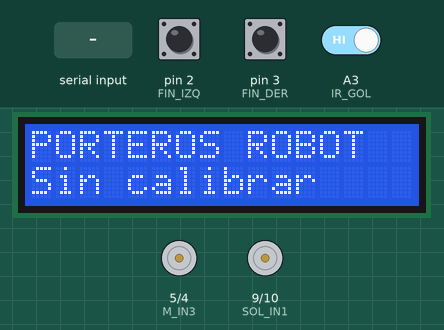
This sketch was run on a simulated Arduino Uno, built with avr-gcc and run on an emulated ATmega328P. On the bench: 16×2 character LCD, motor-driver pin pairs drawn as motors (green arrow = first pin HIGH = forward, orange = second pin HIGH = backward, longer = more drive). The inputs (shaded band) are chosen by the test bench; at power-on: pin 2 (FIN_IZQ) HIGH, pin 3 (FIN_DER) HIGH, A3 (IR_GOL) HIGH. What the sketch prints to the serial monitor is not drawn.

Above: at 19.8 s.
19.9 s: "V10,9\n" received over Serial
At 20.9 s:
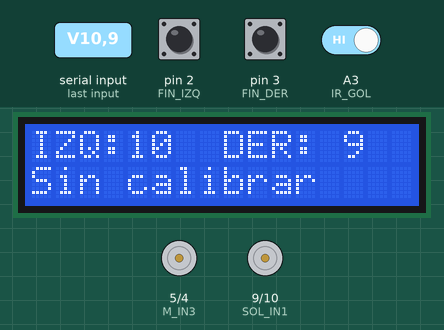
21.4 s: "X90\n" received over Serial
At 22.1 s:
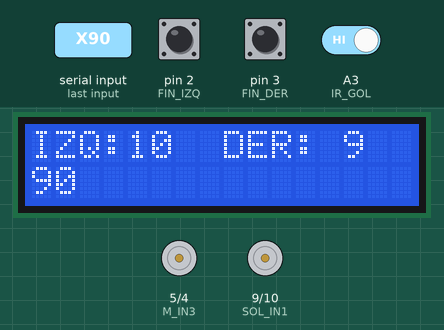
22.9 s: "k\n" received over Serial
At 23.02 s:
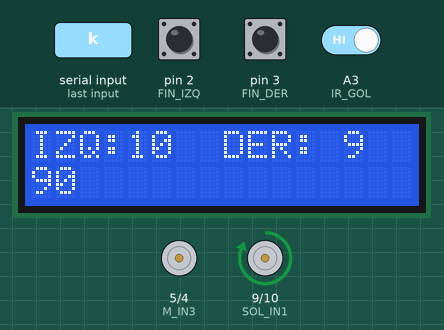
24.6 s: "j\n" received over Serial
At 25.87 s:
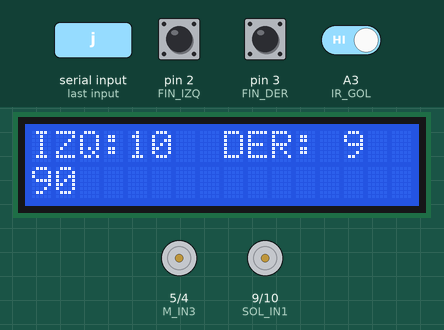
26.1 s: "d\n" received over Serial
At 26.3 s:
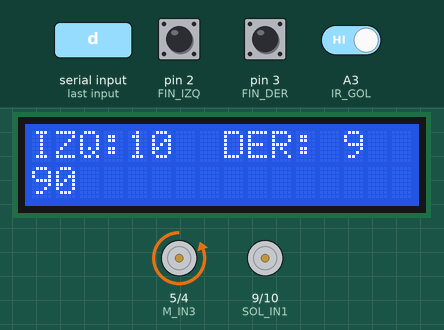
28.0 s: "a\n" received over Serial
At 28.2 s:
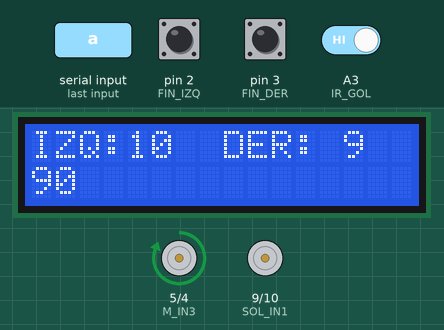
Timing chart, 0 to 30.9 s (numbered marks = the images above; inputs shaded):
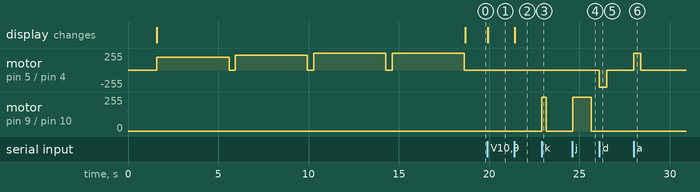

Measured:
- after the input at 19.9 s, the display: changes at once (image 1)
- after the input at 21.4 s, the display: changes at once (image 2)
- after the input at 22.9 s, motor on pin 9 (SOL_IN1) / pin 10 (SOL_IN2): stopped → forward 255/255 at once, → stopped 0.25 s later
- after the input at 24.6 s, motor on pin 9 (SOL_IN1) / pin 10 (SOL_IN2): stopped → forward 255/255 at once, → stopped 1.0 s later
- after the input at 26.1 s, motor on pin 5 (M_IN3) / pin 4 (M_IN4): stopped → backward 255/255 at once, → stopped 0.40 s later
- after the input at 28.0 s, motor on pin 5 (M_IN3) / pin 4 (M_IN4): stopped → forward 255/255 at once, → stopped 0.40 s later

The sketch:

PORTERO_SERIAL_v1_loop.ino
```cpp
/*
  PORTERO CON OBJETIVO POR SERIAL — Porteros Robot
  La laptop (vision_cancha.py) ve la bola, predice donde cruza la porteria y manda:
    T<mm>\n   objetivo del carro en mm desde el tope izquierdo (0..RECORRIDO_MM)
    K\n       golpe del solenoide
  Sin objetivos nuevos por WATCHDOG_AUTO_MS, el carro se frena.

  Conexiones:
    Motor:      L298N IN3 -> 5, IN4 -> 4        (jumper ENB puesto)
    Solenoide (segun MODO_SOLENOIDE):
      SOL_L298N:      L298N IN1 -> 9, IN2 -> 10 (jumper ENA), solenoide en OUT1/OUT2.
                      Golpe DEBIL: el L298N pierde 2-4 V y da max ~2 A.
      SOL_RELE_ALTO / SOL_RELE_BAJO: modulo de rele 12 V de 1 canal:
                      VCC -> +12V, GND -> GND (comun con el Arduino), IN -> 9;
                      COM -> +12V, NO -> solenoide, solenoide -> GND (12 V directos = golpe fuerte).
                      ALTO o BAJO: con que nivel en IN se activa (probar tocando IN con GND o con 5V).
    Final izq:  NO -> 2, C -> 12                Final der: NO -> 3, C -> 11
    IR de gol:  OUT -> A3

  Teclas manuales (control WASD o Monitor Serie a 115200):
    a / d  mover   x  soltar   espacio  freno   w / s  velocidad
    k / K  golpe   c  calibrar   p  estado   v  estado en vivo (on/off)

  Pantalla LCD 1602 con modulo I2C (opcional, solo en uno de los porteros): SDA -> A4, SCL -> A5, VCC -> 5V.
  Si esta conectada se detecta sola (direccion 0x27 o 0x3F). La laptop le manda:
    V<izq>,<der>\n   goles de cada jugador (linea 1)     X<texto>\n   mensaje (linea 2, max 16 letras)
  P<ms>\n   duracion del golpe en ms (20 a 600), para ajustarla sin volver a cargar el programa
*/
#include <Wire.h>
#include <LiquidCrystal_I2C.h>

// ===== AJUSTA ESTOS VALORES =====
const bool INVERTIR_MOTOR     = true;  // sentido inicial del motor; si esta al reves, la calibracion lo corrige sola
const bool CALIBRAR_AL_INICIO = true;  // al encender (o al abrir el puerto) calibra solo
const int  RECORRIDO_MM       = 210;   // distancia entre los dos finales (medida con la camara)
const int  PWM_CAL            = 190;   // PWM inicial de calibracion = velocidad en automatico
const int  VEL_MIN_MM_S       = 400;   // si el carro va mas lento, la calibracion sube el PWM (hasta 255)
                                       // (a 255 iba a ~1 m/s y se trababa contra los finales de carrera)
const int  OBJ_MIN_MM         = 25;    // objetivos permitidos en automatico: sin tocar los topes
const int  OBJ_MAX_MM         = 205;   // (medido: el tope izquierdo real queda en ~22 de la estimacion)
const int  PWM_MIN            = 90;    // minimo para 'w'/'s' en modo manual
const int  ZONA_MUERTA_MM     = 8;     // error aceptable: aqui se frena
const int  INERCIA_MM         = 0;     // lo que sigue avanzando el carro despues de frenar a toda velocidad
                                       // (se frena antes por esta distancia; medir con la camara)

// ===== Pines =====
const int M_IN3 = 5, M_IN4 = 4;
const int SOL_IN1 = 9, SOL_IN2 = 10;   // antes 8 y 7: el pin 8 no mandaba senal
const int FIN_IZQ = 2, FIN_DER = 3, GND_IZQ = 12, GND_DER = 11;
const int IR_GOL = A3;

const unsigned long WATCHDOG_MS = 400, WATCHDOG_AUTO_MS = 500, ESPERA_GOLPE_MS = 500;
unsigned long pulsoMs = 250;   // duracion del golpe: con el bloque de madera el embolo necesita ~250 ms
                               // para salir completo (con 80-120 ms solo hacia un movimiento pequeno)
unsigned long finGolpe = 0;    // el golpe no detiene el programa: se apaga solo en loop()
bool golpeActivo = false;

const int SOL_L298N = 0, SOL_RELE_ALTO = 1, SOL_RELE_BAJO = 2;
const int MODO_SOLENOIDE = SOL_L298N;  // cambiar al conectar el modulo de rele

int dir = 0;                 // -1 hacia izquierda, 0 parado, 1 hacia derecha
bool invertido = INVERTIR_MOTOR;  // sentido real del motor (lo ajusta calibrar())
int velocidad = 160;         // PWM actual
unsigned long ultimo = 0, ultimoGolpe = 0, tPrev = 0, tMostrar = 0, tVivo = 0, ultimoGol = 0, ultimoT = 0;
bool modoAuto = false, calibrado = false, mostrar = false, golAntes = false;
float posMM = 0, velMMms = 0;  // velMMms = velocidad medida a pwmCal
int pwmCal = PWM_CAL;          // PWM de trabajo de este portero (lo ajusta calibrar())
int objetivo = RECORRIDO_MM / 2;
int goles = 0;

// Lector de "T<mm>\n" sin bloquear
bool leyendoT = false;
int numT = 0;

// Pantalla LCD (nullptr si no hay) y lector de las lineas "V..." y "X..."
LiquidCrystal_I2C* lcd = nullptr;
char tipoLinea = 0;          // 'V' o 'X' mientras se lee una linea; 0 si no
char linea[17];
int nLinea = 0;

void lcdIniciar() {
  Wire.begin();
  Wire.setWireTimeout(3000, true);   // nunca quedarse trabado si la pantalla falla
  const byte dirs[] = {0x27, 0x3F};
  for (byte a : dirs) {
    Wire.beginTransmission(a);
    if (Wire.endTransmission() == 0) {
      lcd = new LiquidCrystal_I2C(a, 16, 2);
      lcd->init(); lcd->backlight();
      Serial.print(F("LCD en 0x")); Serial.println(a, HEX);
      return;
    }
  }
  Serial.println(F("Sin pantalla LCD"));
}

void lcdLinea(byte fila, const char* t) {
  if (!lcd) return;
  char b[17];
  snprintf(b, sizeof(b), "%-16s", t);   // rellena con espacios para borrar lo anterior
  lcd->setCursor(0, fila); lcd->print(b);
}

void procesarLinea() {
  linea[nLinea] = 0;
  if (tipoLinea == 'V') {                // "V10,9": vidas izquierda, derecha
    char* coma = strchr(linea, ',');
    int vi = atoi(linea), vd = coma ? atoi(coma + 1) : 0;
    char b[17]; snprintf(b, sizeof(b), "IZQ:%2d  DER:%2d", vi, vd);
    lcdLinea(0, b);
  } else if (tipoLinea == 'X') {
    lcdLinea(1, linea);
  } else if (tipoLinea == 'P') {
    pulsoMs = constrain(atoi(linea), 20, 600);
    Serial.print(F("Pulso del golpe: ")); Serial.print(pulsoMs); Serial.println(F(" ms"));
  }
  tipoLinea = 0;
}

bool topeConfirmado(int pin);
bool izq() { return topeConfirmado(FIN_IZQ); }
bool der() { return topeConfirmado(FIN_DER); }
bool golDetectado() { return digitalRead(IR_GOL) == LOW; }

void salidaMotor(int d) {
  if (invertido) d = -d;
  if (d > 0)      { digitalWrite(M_IN4, LOW);  analogWrite(M_IN3, velocidad); }
  else if (d < 0) { digitalWrite(M_IN4, HIGH); analogWrite(M_IN3, 255 - velocidad); }
  else            { digitalWrite(M_IN4, LOW);  analogWrite(M_IN3, 0); }
}
void motor(int d) {
  if (d < 0 && izq()) d = 0;           // nunca empujar contra un tope
  if (d > 0 && der()) d = 0;
  dir = d; salidaMotor(d);
}
void frenar() {
  actualizarPos();                     // cuenta lo recorrido antes de parar
  dir = 0;
  digitalWrite(M_IN4, HIGH); analogWrite(M_IN3, 255);
  delay(40);
  salidaMotor(0);
  tPrev = millis();
}
// Lectura confirmada de un tope: debe leerse presionado 3 veces seguidas (filtra el ruido del motor)
bool topeConfirmado(int pin) {
  for (int i = 0; i < 3; i++) { if (digitalRead(pin) != LOW) return false; delayMicroseconds(300); }
  return true;
}
void revisarTopes() {
  if (dir < 0 && izq()) { frenar(); posMM = 0;            if (!modoAuto) Serial.println(F("TOPE IZQUIERDO")); }
  if (dir > 0 && der()) { frenar(); posMM = RECORRIDO_MM; if (!modoAuto) Serial.println(F("TOPE DERECHO")); }
}

// Enciende o apaga el solenoide segun como este conectado
void solenoide(bool on) {
  if (MODO_SOLENOIDE == SOL_RELE_BAJO) {
    // Modulo que se activa con LOW: nunca se manda HIGH (su IN puede estar a 12 V);
    // apagado = pin en alta impedancia, encendido = pin en LOW
    if (on) { pinMode(SOL_IN1, OUTPUT); digitalWrite(SOL_IN1, LOW); }
    else    { pinMode(SOL_IN1, INPUT); }
  } else {
    pinMode(SOL_IN1, OUTPUT); digitalWrite(SOL_IN1, on ? HIGH : LOW);
  }
}

void golpe() {
  if (golpeActivo || millis() - ultimoGolpe < pulsoMs + ESPERA_GOLPE_MS) return;   // dejar que regrese el embolo
  ultimoGolpe = millis();
  solenoide(true); finGolpe = millis() + pulsoMs; golpeActivo = true;
  if (!modoAuto) Serial.println(F("GOLPE"));
}

// Velocidad estimada para el PWM actual: lineal entre PWM_MIN (0 mm/ms) y pwmCal (velMMms)
float velActual() {
  if (velocidad <= PWM_MIN) return 0;
  return velMMms * (velocidad - PWM_MIN) / (float)(pwmCal - PWM_MIN);
}

// Posicion por tiempo (calibracion) corregida con los topes
void actualizarPos() {
  unsigned long now = millis();
  if (calibrado) posMM += dir * velActual() * (now - tPrev);
  tPrev = now;
  if (izq()) posMM = 0;
  if (der()) posMM = RECORRIDO_MM;
  posMM = constrain(posMM, 0, RECORRIDO_MM);
}

void estado() {
  Serial.print(F("Fin izq: ")); Serial.print(izq() ? F("SI") : F("no"));
  Serial.print(F(" | Fin der: ")); Serial.print(der() ? F("SI") : F("no"));
  Serial.print(F(" | IR gol: ")); Serial.print(golDetectado() ? F("BOLA") : F("libre"));
  Serial.print(F(" | Portero: "));
  if (calibrado) { Serial.print((int)posMM); Serial.print(F(" mm")); } else Serial.print(F("sin calibrar"));
  Serial.print(F(" | Objetivo: ")); Serial.print(modoAuto ? objetivo : -1);
  Serial.print(F(" | Goles: ")); Serial.println(goles);
}

// Espera a llegar al tope buscado: TOPE_OK, TOPE_TIEMPO (no llego) o TOPE_CONTRARIO (el carro termino
// en el tope contrario: motor con los cables invertidos). En ese caso frena enseguida en vez de
// empujar contra el tope hasta que se acabe el tiempo.
const int TOPE_OK = 0, TOPE_TIEMPO = 1, TOPE_CONTRARIO = 2, TOPE_FALLA = 3;
int esperarTope(bool (*tope)(), bool (*contrario)(), unsigned long maxMs) {
  unsigned long t0 = millis();
  bool solto = !contrario();             // el tope contrario cuenta solo si antes se solto
  while (!tope()) {
    if (millis() - t0 > maxMs) { frenar(); return TOPE_TIEMPO; }   // no salio o no llego: carro lento
    if (!contrario()) solto = true;
    else if (solto) { frenar(); return TOPE_CONTRARIO; }
  }
  frenar();
  return TOPE_OK;
}

// Calibra y ajusta este portero solo, para que el mismo firmware sirva en los dos:
//  - si el carro va al lado contrario, invierte el sentido del motor (cables al reves) y repite;
//  - si no llega al tope o va mas lento que VEL_MIN_MM_S, sube el PWM de 30 en 30 (hasta 255) y repite.
void calibrar() {
  pwmCal = PWM_CAL;
  bool yaInvertido = false;
  for (int intento = 0; intento < 6; intento++) {
    int r = calibrarUnaVez();
    if (r == TOPE_FALLA) return;
    if (r == TOPE_CONTRARIO) {
      if (yaInvertido) { Serial.println(F("ERROR: el carro va al lado contrario en ambos sentidos (revisar finales de carrera)")); return; }
      invertido = !invertido; yaInvertido = true;
      Serial.println(F("Motor al reves: corrijo el sentido y repito"));
    } else {
      bool lento = (r == TOPE_TIEMPO) || velMMms * 1000 < VEL_MIN_MM_S;
      if (!lento || pwmCal >= 255) {
        if (r == TOPE_OK) { Serial.print(F("PWM de trabajo: ")); Serial.println(pwmCal); Serial.println(F("LISTO")); }
        return;
      }
      pwmCal = min(255, pwmCal + 30);
      Serial.print(F("Carro lento: subo el PWM a ")); Serial.println(pwmCal);
    }
    delay(300);
  }
}

int calibrarUnaVez() {
  modoAuto = false;
  velocidad = pwmCal;
  int r;
  if (izq() && der()) {                 // el carro no puede estar en los dos extremos
    Serial.println(F("ERROR: los dos finales de carrera se leen presionados (cables en corto o mal conectados)"));
    return TOPE_FALLA;
  }
  Serial.println(F("Calibrando: voy al final izquierdo..."));
  if (!izq()) {
    motor(-1);
    r = esperarTope(izq, der, 4000);
    if (r == TOPE_TIEMPO) Serial.println(F("ERROR: no llegue al final izquierdo"));
    if (r != TOPE_OK) return r;
  }
  delay(300);
  Serial.println(F("Midiendo hasta el final derecho..."));
  unsigned long t0 = millis();
  motor(1);
  r = esperarTope(der, izq, 4000);
  if (r == TOPE_TIEMPO) Serial.println(F("ERROR: no llegue al final derecho"));
  if (r != TOPE_OK) return r;
  unsigned long T = millis() - t0;
  if (T < 150) {                        // ningun carro cruza el riel tan rapido: lectura falsa de un tope
    Serial.print(F("ERROR: recorrido imposible (")); Serial.print(T);
    Serial.println(F(" ms). Revisa los cables de los finales de carrera"));
    return TOPE_FALLA;
  }
  velMMms = (float)RECORRIDO_MM / T;
  calibrado = true; posMM = RECORRIDO_MM;
  Serial.print(F("Recorrido en ")); Serial.print(T); Serial.print(F(" ms = "));
  Serial.print(velMMms * 1000, 0); Serial.println(F(" mm/s"));
  delay(300);
  // Al centro contando la posicion igual que en automatico: mientras el final derecho siga
  // presionado la posicion queda en RECORRIDO_MM, y se empieza a contar desde donde lo suelta
  // (un punto fijo). Con una espera por tiempo el error cambiaba en cada calibracion.
  tPrev = millis();
  motor(-1);
  unsigned long t1 = millis();
  while (posMM > RECORRIDO_MM / 2 && millis() - t1 < 3000) actualizarPos();
  frenar();
  while (Serial.available()) Serial.read();   // descarta lo que llego mientras calibraba
  leyendoT = false; tipoLinea = 0;
  return TOPE_OK;
}

// Control todo-o-nada: siempre a pwmCal (la unica velocidad calibrada, la posicion por tiempo
// solo es confiable ahi) y freno al llegar. Con PWM bajo el motor casi no avanza y la estimacion falla.
void controlar() {
  float err = objetivo - posMM;
  float margen = ZONA_MUERTA_MM + (dir != 0 ? INERCIA_MM : 0);   // en marcha: frenar antes por la inercia
  if (fabs(err) <= margen) {
    if (dir != 0) {
      int d = dir;
      frenar();
      posMM = constrain(posMM + d * INERCIA_MM, 0, RECORRIDO_MM);  // lo que avanza mientras frena
    }
    return;
  }
  int d = err > 0 ? 1 : -1;
  if (dir != d || velocidad != pwmCal) {
    actualizarPos();                      // cerrar el tramo anterior antes de cambiar
    velocidad = pwmCal;
    motor(d);
  }
}

void recibirObjetivo(int mm) {
  if (!calibrado) return;
  objetivo = constrain(mm, OBJ_MIN_MM, OBJ_MAX_MM);   // sin chocar con los topes
  ultimoT = millis();
  modoAuto = true;
}

void comando(char c) {
  // Lectura de V... y X...: se guarda la linea hasta el fin de linea
  if (tipoLinea) {
    if (c == '\n' || c == '\r') procesarLinea();
    else if (nLinea < 16) linea[nLinea++] = c;
    return;
  }
  // Lectura de T<mm>: los digitos se acumulan hasta el fin de linea
  if (leyendoT) {
    if (c >= '0' && c <= '9') { numT = numT * 10 + (c - '0'); if (numT > 9999) leyendoT = false; return; }
    leyendoT = false;
    if (c == '\n' || c == '\r') { recibirObjetivo(numT); return; }
    // otro caracter: la linea venia cortada, se descarta y se procesa el caracter
  }
  switch (c) {
    case 'T': leyendoT = true; numT = 0; break;
    case 'V': case 'X': case 'P': tipoLinea = c; nLinea = 0; break;
    case 'K': case 'k': golpe(); break;
    case 'j':                                // diagnostico: solenoide encendido 1 s (para medir con multimetro)
      modoAuto = false; frenar();
      Serial.println(F("SOLENOIDE ON 1 s"));
      solenoide(true); delay(1000); solenoide(false);
      Serial.println(F("SOLENOIDE OFF"));
      break;
    case 'a': case 'd':
      modoAuto = false;
      ultimo = millis();
      { int d = (c == 'a') ? -1 : 1; if (dir != d) { motor(d); if (dir == 0) Serial.println(F("Bloqueado por el tope")); else Serial.println(d < 0 ? F("<- izquierda") : F("-> derecha")); } }
      break;
    case 'x': if (!modoAuto && dir != 0) { actualizarPos(); dir = 0; salidaMotor(0); } break;
    case ' ': modoAuto = false; frenar(); Serial.println(F("freno")); break;
    case 'w': if (!modoAuto) { velocidad = min(255, velocidad + 15); Serial.print(F("velocidad ")); Serial.println(velocidad); } break;
    case 's': if (!modoAuto) { velocidad = max(PWM_MIN, velocidad - 15); Serial.print(F("velocidad ")); Serial.println(velocidad); } break;
    case 'p': estado(); break;
    case 'v': mostrar = !mostrar; Serial.println(mostrar ? F("Estado en vivo: ON") : F("Estado en vivo: OFF")); break;
    case 'c': calibrar(); break;
  }
}

void setup() {
  pinMode(M_IN3, OUTPUT); pinMode(M_IN4, OUTPUT); salidaMotor(0);
  solenoide(false); pinMode(SOL_IN2, OUTPUT); digitalWrite(SOL_IN2, LOW);
  pinMode(GND_IZQ, OUTPUT); digitalWrite(GND_IZQ, LOW);
  pinMode(GND_DER, OUTPUT); digitalWrite(GND_DER, LOW);
  pinMode(FIN_IZQ, INPUT_PULLUP); pinMode(FIN_DER, INPUT_PULLUP);
  pinMode(IR_GOL, INPUT);
  Serial.begin(115200);
  delay(1500);
  Serial.println(F("=== PORTERO SERIAL ==="));
  lcdIniciar();
  lcdLinea(0, "PORTEROS ROBOT");
  lcdLinea(1, "Calibrando...");
  if (CALIBRAR_AL_INICIO) calibrar();
  else Serial.println(F("Presiona c para calibrar"));
  lcdLinea(1, calibrado ? "Listo" : "Sin calibrar");
  golAntes = golDetectado();
  tPrev = millis();
}

void loop() {
  while (Serial.available()) comando(Serial.read());
  if (golpeActivo && (long)(millis() - finGolpe) >= 0) { solenoide(false); golpeActivo = false; }

  revisarTopes();
  actualizarPos();
  if (modoAuto) {
    if (millis() - ultimoT > WATCHDOG_AUTO_MS) { modoAuto = false; frenar(); Serial.println(F("SIN OBJETIVO: freno")); }
    else controlar();
  }
  revisarTopes();

  // El gol lo cuenta la camara (vision_cancha.py): el sensor IR daba lecturas falsas.

  // Seguridad en modo manual: sin teclas, se detiene
  if (!modoAuto && dir != 0 && millis() - ultimo > WATCHDOG_MS) frenar();

  if (mostrar && millis() - tMostrar > 300) { tMostrar = millis(); estado(); }
  if (!mostrar && !modoAuto && millis() - tVivo > 2000) { tVivo = millis(); Serial.print('.'); }
}
```
